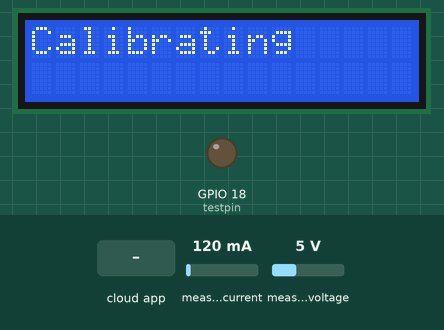
Simulated run of this sketch. Board: ESP32. On the bench: 16×2 character LCD, output pins drawn as LEDs (lit = HIGH). The test bench sets the inputs (shaded band); at power-on: measured current 120 mA, measured voltage 5 V. WiFi joins after 1.5 s; servers stay silent unless stated; network time is answered at once with the bench clock; the local clock reads 2024-03-15 10:24:30 at power-on unless the sketch sets it; the Firebase database answers and starts empty; what the sketch prints to the serial monitor is not drawn.

Above: at 5.9 s.
6.0 s: the phone or cloud app sets State to ON
At 6.9 s:
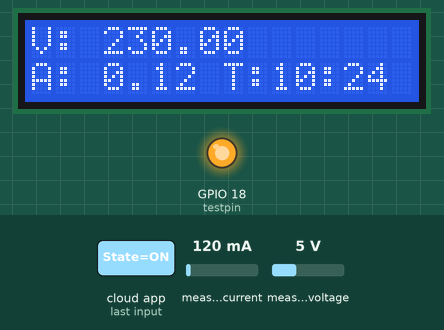
8.0 s: measured current set to 40 mA
At 10.3 s:
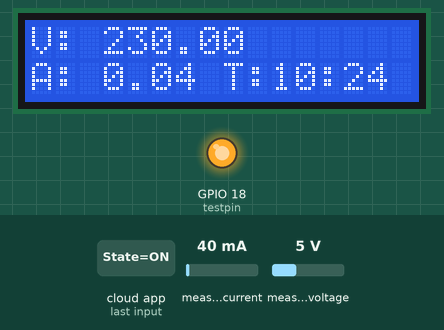
11.2 s: measured voltage set to 0.3 V
At 13.4 s:
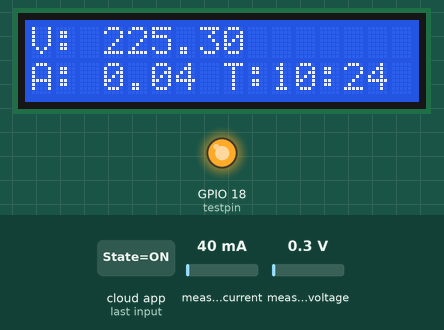
14.5 s: measured current set to 500 mA
At 16.7 s:
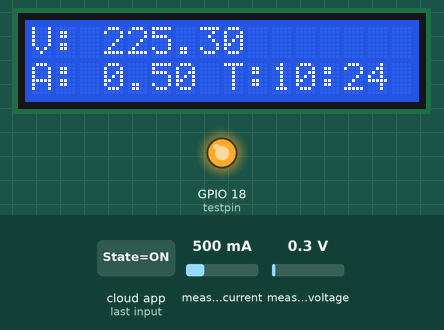
17.8 s: measured current set to 1500 mA
At 19.2 s:
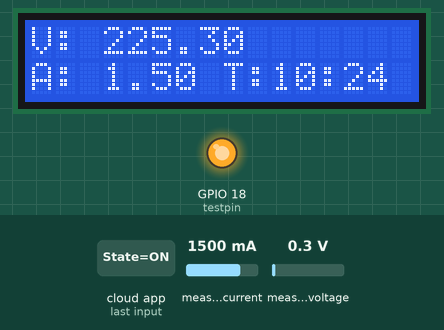
20.0 s: measured voltage set to 3.8 V
At 21.7 s:
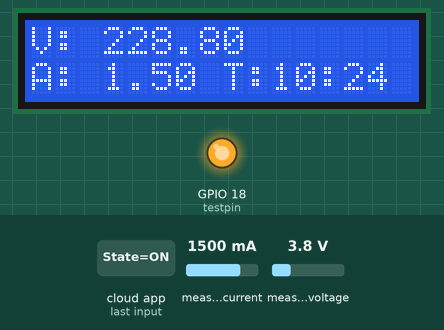
Timing chart, 0 to 23.2 s (numbered marks = the images above; inputs shaded):
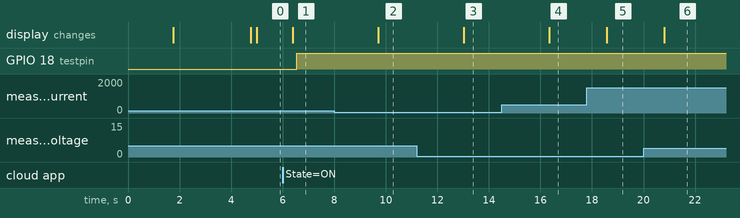

Measured:
- after the input at 6.0 s, GPIO 18 (testpin): LOW → HIGH after 0.54 s
- after the input at 8.0 s, the display: changes after 1.7 s (image 2)
- after the input at 11.2 s, the display: changes after 1.8 s (image 3)
- after the input at 14.5 s, the display: changes after 1.9 s (image 4)
- after the input at 17.8 s, the display: changes after 0.77 s (image 5)
- after the input at 20.0 s, the display: changes after 0.80 s (image 6)

The sketch:

voltage_and_current_Networked_DEMO_p.ino
```cpp
// (licence header left out)
#include <LiquidCrystal_I2C.h>
#include "EmonLib.h"             // Include Emon Library
#include <Arduino_JSON.h>
#include <NTPClient.h>
#include <WiFi.h>                                                 // esp32 library
#include <IOXhop_FirebaseESP32.h>                                 // firebase library

#define FIREBASE_HOST "HOLD"        // the project name address from firebase id
#define FIREBASE_AUTH "HOLD"  // the secret key generated from firebase
#define WIFI_SSID "HOLD"                                          // input your home or public wifi name
#define WIFI_PASSWORD "HOLD"                                  //password of wifi ssid

#define testpin 18

String fireStatus = "";                                           // led status received from firebase
int i = 1;

// Define NTP Client to get time
WiFiUDP ntpUDP;
NTPClient timeClient(ntpUDP);

int currentHour = timeClient.getHours();
int currentMin = timeClient.getMinutes();
int currentSec = timeClient.getSeconds();

// Variables to save date and time
String formattedDate;
String dayStamp;
String timeStamp;

// set the LCD number of columns and rows
int lcdColumns = 16;
int lcdRows = 2;

EnergyMonitor emon1;             // Create an instance

// set LCD address, number of columns and rows
// if you don't know your display address, run an I2C scanner sketch
LiquidCrystal_I2C lcd(0x27, lcdColumns, lcdRows);

void setup()
{
  Serial.begin(9600);


  lcd.init();       // initialize LCD
  lcd.backlight();  // turn on LCD backlight

  lcd.clear();
  lcd.print("Connecting ...");

  WiFi.begin(WIFI_SSID, WIFI_PASSWORD);                                      //try to connect with wifi
  Serial.print("Connecting to ");
  Serial.print(WIFI_SSID);

  while (WiFi.status() != WL_CONNECTED)
  {
    Serial.print(".");
    delay(500);
  }

  Serial.println();
  Serial.print("Connected to ");
  Serial.println(WIFI_SSID);
  Serial.print("IP Address is : ");
  Serial.println(WiFi.localIP());                                                      //print local IP address

  Firebase.begin(FIREBASE_HOST, FIREBASE_AUTH);                                       // connect to firebase
  Firebase.setString("/Relay/State", "False");                                          //send initial string of led status

  timeClient.begin();     // Initialize a NTPClient to get time
  // Set offset time in seconds to adjust for your timezone, for example:
  // GMT +1 = 3600
  // GMT +8 = 28800
  // GMT -1 = -3600
  // GMT 0 = 0
  timeClient.setTimeOffset(-18000+3600); // -18000

  lcd.clear();
  lcd.print("Solar Controller");
  lcd.setCursor(0, 1);
  lcd.print("*** Test Rig ***");

  pinMode (testpin, OUTPUT);

  emon1.voltage(34, 72.9, 1.7);  // Voltage: input pin, calibration, phase_shift (Best Ones 73.9)
  emon1.current(32, (12.5*12));       // Current: input pin, calibration. (Best one: 12.5) (12.5/1.9)

  delay (3000);

  lcd.clear();
}

void loop()
{

  while (i < 4)
  {
    Serial.print ("Calibrating Sensors: ");
    Serial.println (i);

    emon1.calcVI(20,2000);         // Calculate all. No.of half wavelengths (crossings), time-out
    delay (10);

    if (i == 1)
    {
      lcd.clear();
      lcd.print ("Calibrating");
    }

    i = i+1;

  }

  emon1.calcVI(20,2000);

  float RP  = emon1.realPower;        //extract Real Power into variable
  float AP  = emon1.apparentPower;    //extract Apparent Power into variable
  float PF  = emon1.powerFactor;      //extract Power Factor into Variable
  float SV  = emon1.Vrms;             //extract Vrms into Variable
  float SI  = emon1.Irms;             //extract Irms into Variable
  float QP;

  QP = sqrt(sq(AP)-sq(RP));

  while(!timeClient.update())
  {
    timeClient.forceUpdate();
  }

  // The formattedDate comes with the following format:
  // 2018-05-28T16:00:13Z
  // We need to extract date and time
  formattedDate = timeClient.getFormattedDate();
  //Serial.println(formattedDate);

  //Extract Date
  int splitT = formattedDate.indexOf("T");
  dayStamp = formattedDate.substring(0, splitT);
  Serial.print("DATE: ");
  Serial.println(dayStamp);

  // Extract time
  timeStamp = formattedDate.substring(splitT+1, formattedDate.length()-1);
  Serial.print("HOUR: ");
  Serial.println(timeStamp);
  delay(10);

  Serial.println();

  String HMtimestamp;

  if (timeClient.getMinutes() >= 0 && timeClient.getMinutes() <= 9)
  {
    HMtimestamp = String(timeClient.getHours()) + ":0" + String(timeClient.getMinutes());
  }

  else
  {
    HMtimestamp = String(timeClient.getHours()) + ":" + String(timeClient.getMinutes());
  }

 //String Power_Date_Log = "/" + String(dayStamp) + "/" + String(timeStamp);  //Setting correct time format in firebase

 String Power_Date_Log = "/Power/" + String(dayStamp) + "/" + String(HMtimestamp);  //Setting correct time format in firebase
 String V_Date_Log = "/Voltage/" + String(dayStamp) + "/" + String(HMtimestamp);  //Setting correct time format in firebase
 String I_Date_Log = "/Current/" + String(dayStamp) + "/" + String(HMtimestamp);  //Setting correct time format in firebase
 String PF_Date_Log = "/PF/" + String(dayStamp) + "/" + String(HMtimestamp);  //Setting correct time format in firebase

  //emon1.calcVI(20,2000);         // Calculate all. No.of half wavelengths (crossings), time-out
  //emon1.serialprint();           // Print out all variables (realpower, apparent power, Vrms, Irms, power factor)

  Firebase.setFloat(Power_Date_Log, abs(RP/1000));
  Firebase.setFloat(V_Date_Log, (SV));
  Firebase.setFloat(I_Date_Log, (SI));
  Firebase.setFloat(PF_Date_Log, (PF));

  Serial.print ("Real Power (W)     : ");
  Serial.println (RP);
  Serial.print ("React. Power (VAR) : ");
  Serial.println (QP);
  Serial.print ("App. Power (VA)    : ");
  Serial.println (AP);
  Serial.print ("Power Factor       : ");
  Serial.println (PF);
  Serial.print ("Voltage (Vrms)     : ");
  Serial.println (SV);
  Serial.print ("Current (Irms)     : ");
  Serial.println (SI);
  Serial.println ();

  lcd.setCursor(0, 0);
  lcd.clear();

  lcd.print("V: ");
  lcd.print(SV);

  lcd.setCursor(0, 1);

  lcd.print("A: ");
  lcd.print(SI);

  lcd.print(" T:");

  if (timeClient.getMinutes() >= 0 && timeClient.getMinutes() <= 9)
  {
     lcd.print(String(timeClient.getHours()) + ":0" + String(timeClient.getMinutes()));
  }

  else
  {
    lcd.print(String(timeClient.getHours()) + ":" + String(timeClient.getMinutes()));
  }

  lcd.setCursor(0, 0);

  fireStatus = Firebase.getString("/Relay/State");                     // get led status input from firebase

  if (fireStatus == "ON")
  {
    Serial.println("Relay Turned ON");                                        // compare the input of led status received from firebase
    digitalWrite(18, HIGH);                                                         // make output led ON
  }

  else
  {
    digitalWrite(18,LOW);
  }

  delay (10);

}
```
